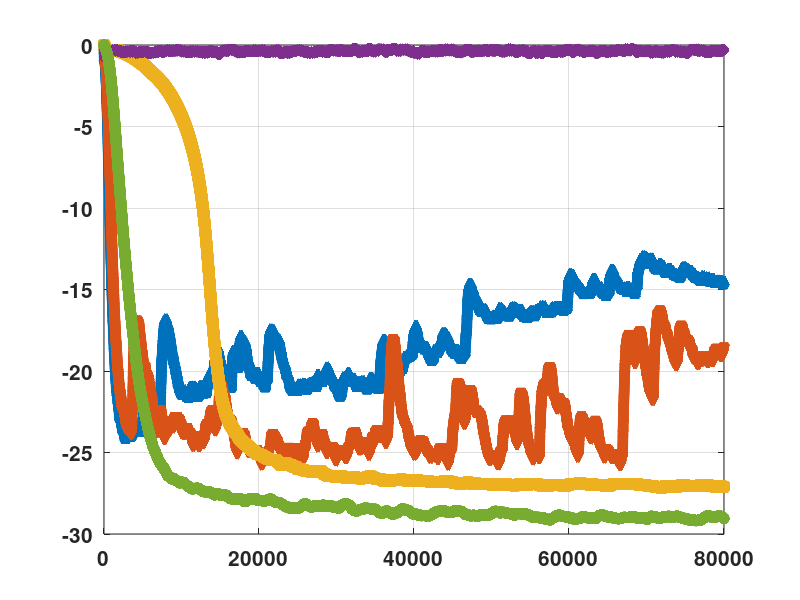

Reproduce this figure in MATLAB. (Note: this script raises an error after producing the figure.)
clc; clear; close all;
load saflms.mat
load safnlms.mat
load safmcc.mat
load safarcmmsgd.mat
load safvsssnlms.mat

mmsgd = emf_safarcmmsgd;
mcc = emf_safmcc;
lambda = 0.998;
for n = 2:length(emf_saflms)
    emf_safarcmmsgd(n) = lambda*emf_safarcmmsgd(n-1) + (1-lambda)*mmsgd(n);
    emf_safmcc(n) = lambda*emf_safmcc(n-1) + (1-lambda)*mcc(n);
end

figure; grid on; hold on; box on;
set(gca, 'fontweight', 'bold', 'FontSize', 15);
f1 = plot(emf_saflms, '-^', 'linewidth', 2);
f2 = plot(emf_safnlms, '-v', 'linewidth', 2);
f3 = plot(emf_safmcc, '-s', 'linewidth', 2);
f4 = plot(emf_safvsssnlms, '-d', 'linewidth', 2);
f5 = plot(emf_safarcmmsgd, '-o', 'linewidth', 2);
nummarkers([f1, f2, f3, f4, f5], 8);

% plot(-30*ones(size(emf_saflms)), '--', 'linewidth', 2);
xlabel('Samples'); ylabel('MSE [dB]'); %ylim([-30, 30]);

set(gca, 'XTick', [0, 20000, 40000, 60000, 80000]);
set(gca, 'XTicklabel', [0, 20000, 40000, 60000, 80000]);

h1 = legend(' SAF-LMS', ' SAF-NLMS', ' SAF-MCC', ' SAF-VSS-SNLMS', ' SAF-ARC-MMSGD');
set(h1, 'fontsize', 13, 'location', 'northeast', 'box', 'on');

a1 = annotation('textarrow', [0.22, 0.25], [0.08, 0.22], 'String', 'Proposed method');
set(a1, 'fontsize', 15, 'color', 'r');